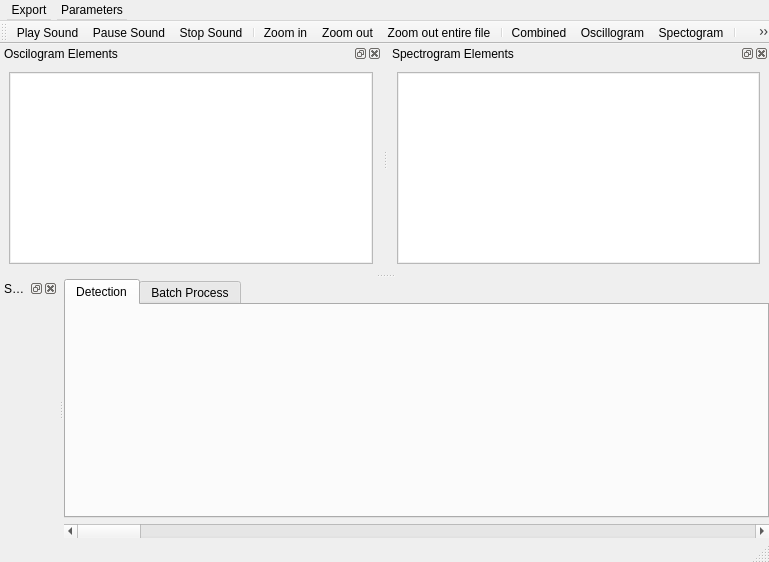
<?xml version="1.0" encoding="UTF-8"?>
<ui version="4.0">
 <class>MainWindow</class>
 <widget class="QMainWindow" name="MainWindow">
  <property name="windowModality">
   <enum>Qt::ApplicationModal</enum>
  </property>
  <property name="geometry">
   <rect>
    <x>0</x>
    <y>0</y>
    <width>769</width>
    <height>562</height>
   </rect>
  </property>
  <property name="sizePolicy">
   <sizepolicy hsizetype="Expanding" vsizetype="Expanding">
    <horstretch>0</horstretch>
    <verstretch>0</verstretch>
   </sizepolicy>
  </property>
  <property name="windowTitle">
   <string>Duetto Sound Lab</string>
  </property>
  <property name="autoFillBackground">
   <bool>false</bool>
  </property>
  <property name="styleSheet">
   <string notr="true">font: 10pt &quot;Arial&quot;;
color: rgb(0, 0, 0);
padding:1%;</string>
  </property>
  <widget class="QWidget" name="centralwidget">
   <layout class="QVBoxLayout" name="verticalLayout_2">
    <property name="sizeConstraint">
     <enum>QLayout::SetDefaultConstraint</enum>
    </property>
    <property name="margin">
     <number>0</number>
    </property>
    <item>
     <widget class="QTabWidget" name="tabwidget">
      <property name="styleSheet">
       <string notr="true"/>
      </property>
      <property name="tabShape">
       <enum>QTabWidget::Rounded</enum>
      </property>
      <property name="currentIndex">
       <number>0</number>
      </property>
      <property name="elideMode">
       <enum>Qt::ElideNone</enum>
      </property>
      <property name="usesScrollButtons">
       <bool>true</bool>
      </property>
      <property name="tabsClosable">
       <bool>false</bool>
      </property>
      <property name="movable">
       <bool>true</bool>
      </property>
      <widget class="QWidget" name="tab">
       <attribute name="title">
        <string>Detection</string>
       </attribute>
       <layout class="QGridLayout" name="gridLayout">
        <item row="0" column="0">
         <widget class="QSignalVisualizerWidget" name="widget" native="true"/>
        </item>
       </layout>
      </widget>
      <widget class="QWidget" name="tab_2">
       <attribute name="title">
        <string>Batch Process</string>
       </attribute>
       <layout class="QGridLayout" name="gridLayout_4">
        <item row="3" column="0">
         <widget class="QListWidget" name="listwidgetProgress">
          <property name="styleSheet">
           <string notr="true">background-color: rgb(217, 217, 217);</string>
          </property>
         </widget>
        </item>
        <item row="0" column="1">
         <widget class="QPushButton" name="pushButtonInputFolder">
          <property name="text">
           <string>Explore</string>
          </property>
          <property name="flat">
           <bool>false</bool>
          </property>
         </widget>
        </item>
        <item row="4" column="0">
         <widget class="QProgressBar" name="progressBarProcesed">
          <property name="value">
           <number>0</number>
          </property>
         </widget>
        </item>
        <item row="1" column="0">
         <widget class="QLineEdit" name="lineEditOutputFolder">
          <property name="text">
           <string>Select the folder of output file meditions</string>
          </property>
         </widget>
        </item>
        <item row="0" column="2">
         <widget class="QPushButton" name="pushButtonStart">
          <property name="text">
           <string>Process</string>
          </property>
         </widget>
        </item>
        <item row="0" column="0">
         <widget class="QLineEdit" name="lineeditFilePath">
          <property name="text">
           <string>Select the folder of input audio files</string>
          </property>
         </widget>
        </item>
        <item row="1" column="1">
         <widget class="QPushButton" name="pushButtonOutputFolder">
          <property name="text">
           <string>Explore</string>
          </property>
         </widget>
        </item>
        <item row="1" column="2">
         <widget class="QCheckBox" name="cbxSingleFile">
          <property name="text">
           <string>Single File</string>
          </property>
         </widget>
        </item>
       </layout>
      </widget>
     </widget>
    </item>
    <item>
     <widget class="QScrollBar" name="horizontalScrollBar">
      <property name="orientation">
       <enum>Qt::Horizontal</enum>
      </property>
     </widget>
    </item>
   </layout>
  </widget>
  <widget class="QStatusBar" name="statusbar"/>
  <widget class="QToolBar" name="toolBar">
   <property name="maximumSize">
    <size>
     <width>16777215</width>
     <height>16777201</height>
    </size>
   </property>
   <property name="windowTitle">
    <string>toolBar</string>
   </property>
   <property name="styleSheet">
    <string notr="true"/>
   </property>
   <property name="iconSize">
    <size>
     <width>20</width>
     <height>20</height>
    </size>
   </property>
   <attribute name="toolBarArea">
    <enum>TopToolBarArea</enum>
   </attribute>
   <attribute name="toolBarBreak">
    <bool>false</bool>
   </attribute>
   <addaction name="actionPlay_Sound"/>
   <addaction name="actionPause_Sound"/>
   <addaction name="actionStop_Sound"/>
   <addaction name="separator"/>
   <addaction name="actionZoomIn"/>
   <addaction name="actionZoom_out"/>
   <addaction name="actionZoom_out_entire_file"/>
   <addaction name="separator"/>
   <addaction name="actionCombined"/>
   <addaction name="actionOscilogram"/>
   <addaction name="actionSpectogram"/>
   <addaction name="separator"/>
   <addaction name="actionSettings"/>
   <addaction name="actionDetection"/>
   <addaction name="actionSelect_all"/>
  </widget>
  <widget class="QDockWidget" name="dockWidgetParameterTableOscilogram">
   <property name="windowTitle">
    <string>Oscilogram Elements</string>
   </property>
   <attribute name="dockWidgetArea">
    <number>4</number>
   </attribute>
   <widget class="QWidget" name="dockWidgetContents">
    <layout class="QVBoxLayout" name="verticalLayout_3">
     <item>
      <widget class="QTableWidget" name="tableParameterOscilogram">
       <property name="toolTip">
        <string>Oscilogram elements  meditions</string>
       </property>
      </widget>
     </item>
    </layout>
   </widget>
  </widget>
  <widget class="QDockWidget" name="dockWidgetParameterTableSpectrogram">
   <property name="windowTitle">
    <string>Spectrogram Elements</string>
   </property>
   <attribute name="dockWidgetArea">
    <number>4</number>
   </attribute>
   <widget class="QWidget" name="dockWidgetContents_2">
    <layout class="QVBoxLayout" name="verticalLayout">
     <item>
      <widget class="QTableWidget" name="tableParameterSpectrogram">
       <property name="toolTip">
        <string>Spectrogram elements meditions</string>
       </property>
      </widget>
     </item>
    </layout>
   </widget>
  </widget>
  <widget class="QDockWidget" name="dock_settings">
   <property name="windowTitle">
    <string>Settings</string>
   </property>
   <attribute name="dockWidgetArea">
    <number>1</number>
   </attribute>
   <widget class="QWidget" name="dockWidgetContents_5">
    <layout class="QGridLayout" name="gridLayout_2">
     <item row="0" column="0">
      <widget class="QWidget" name="osc_settings_contents" native="true"/>
     </item>
    </layout>
   </widget>
  </widget>
  <widget class="QMenuBar" name="menuBar">
   <property name="geometry">
    <rect>
     <x>0</x>
     <y>0</y>
     <width>769</width>
     <height>24</height>
    </rect>
   </property>
   <widget class="QMenu" name="menuExport">
    <property name="title">
     <string>Export</string>
    </property>
    <addaction name="actionExcel_File"/>
   </widget>
   <widget class="QMenu" name="menuParameters">
    <property name="title">
     <string>Parameters</string>
    </property>
    <addaction name="actionView_Parameters"/>
    <addaction name="actionParameters_Measurement"/>
    <addaction name="actionClear_Meditions"/>
    <addaction name="actionView_Threshold"/>
   </widget>
   <addaction name="menuExport"/>
   <addaction name="menuParameters"/>
  </widget>
  <action name="actionZoomIn">
   <property name="icon">
    <iconset resource="resources/icons.qrc">
     <normaloff>:/myappicons/zoomin_26x26.png</normaloff>:/myappicons/zoomin_26x26.png</iconset>
   </property>
   <property name="text">
    <string>Zoom in</string>
   </property>
   <property name="shortcut">
    <string>+</string>
   </property>
  </action>
  <action name="actionZoom_out">
   <property name="icon">
    <iconset resource="resources/icons.qrc">
     <normaloff>:/myappicons/zoomout_26x26.png</normaloff>:/myappicons/zoomout_26x26.png</iconset>
   </property>
   <property name="text">
    <string>Zoom out</string>
   </property>
   <property name="shortcut">
    <string>-</string>
   </property>
  </action>
  <action name="actionSelect_all">
   <property name="text">
    <string>Select all</string>
   </property>
  </action>
  <action name="actionSpectogram">
   <property name="icon">
    <iconset resource="resources/icons.qrc">
     <normaloff>:/myappicons/spec.ico</normaloff>:/myappicons/spec.ico</iconset>
   </property>
   <property name="text">
    <string>Spectogram</string>
   </property>
  </action>
  <action name="actionOscilogram">
   <property name="enabled">
    <bool>true</bool>
   </property>
   <property name="icon">
    <iconset resource="resources/icons.qrc">
     <normaloff>:/myappicons/osc.ico</normaloff>:/myappicons/osc.ico</iconset>
   </property>
   <property name="text">
    <string>Oscillogram</string>
   </property>
   <property name="visible">
    <bool>true</bool>
   </property>
  </action>
  <action name="actionCombined">
   <property name="icon">
    <iconset resource="resources/icons.qrc">
     <normaloff>:/myappicons/combined.ico</normaloff>:/myappicons/combined.ico</iconset>
   </property>
   <property name="text">
    <string>Combined</string>
   </property>
  </action>
  <action name="actionOscillogram_Settings">
   <property name="text">
    <string>Oscillogram Settings</string>
   </property>
  </action>
  <action name="actionSpectogram_Settings">
   <property name="text">
    <string>Spectrogram Settings</string>
   </property>
  </action>
  <action name="actionPlay_Sound">
   <property name="icon">
    <iconset resource="resources/icons.qrc">
     <normaloff>:/myappicons/02049_26x26.png</normaloff>:/myappicons/02049_26x26.png</iconset>
   </property>
   <property name="text">
    <string>Play Sound</string>
   </property>
   <property name="shortcut">
    <string>Space</string>
   </property>
  </action>
  <action name="actionStop_Sound">
   <property name="icon">
    <iconset resource="resources/icons.qrc">
     <normaloff>:/myappicons/02051_26x26.png</normaloff>:/myappicons/02051_26x26.png</iconset>
   </property>
   <property name="text">
    <string>Stop Sound</string>
   </property>
  </action>
  <action name="actionPause_Sound">
   <property name="icon">
    <iconset resource="resources/icons.qrc">
     <normaloff>:/myappicons/pausa.png</normaloff>:/myappicons/pausa.png</iconset>
   </property>
   <property name="text">
    <string>Pause Sound</string>
   </property>
  </action>
  <action name="actionZoom_out_entire_file">
   <property name="icon">
    <iconset resource="resources/icons.qrc">
     <normaloff>:/myappicons/zoom_26x26.png</normaloff>:/myappicons/zoom_26x26.png</iconset>
   </property>
   <property name="text">
    <string>Zoom out entire file</string>
   </property>
  </action>
  <action name="actionCopy">
   <property name="icon">
    <iconset resource="resources/icons.qrc">
     <normaloff>:/myappicons/copy_26x26.png</normaloff>:/myappicons/copy_26x26.png</iconset>
   </property>
   <property name="text">
    <string>Copy</string>
   </property>
   <property name="shortcut">
    <string>Ctrl+C</string>
   </property>
  </action>
  <action name="actionPaste">
   <property name="icon">
    <iconset resource="resources/icons.qrc">
     <normaloff>:/myappicons/paste_26x26.png</normaloff>:/myappicons/paste_26x26.png</iconset>
   </property>
   <property name="text">
    <string>Paste</string>
   </property>
   <property name="shortcut">
    <string>Ctrl+V</string>
   </property>
  </action>
  <action name="actionCut">
   <property name="icon">
    <iconset resource="resources/icons.qrc">
     <normaloff>:/myappicons/cut_26x26.png</normaloff>:/myappicons/cut_26x26.png</iconset>
   </property>
   <property name="text">
    <string>Cut</string>
   </property>
   <property name="shortcut">
    <string>Ctrl+X</string>
   </property>
  </action>
  <action name="actionSettings">
   <property name="icon">
    <iconset resource="resources/icons.qrc">
     <normaloff>:/myappicons/LeopardVista V4 Icon 09.ico</normaloff>:/myappicons/LeopardVista V4 Icon 09.ico</iconset>
   </property>
   <property name="text">
    <string>Settings</string>
   </property>
   <property name="shortcut">
    <string>Ctrl+P</string>
   </property>
  </action>
  <action name="actionExcel_File">
   <property name="text">
    <string>To Excel</string>
   </property>
  </action>
  <action name="actionView_Parameters">
   <property name="text">
    <string>View Parameters</string>
   </property>
   <property name="shortcut">
    <string>Ctrl+Space</string>
   </property>
  </action>
  <action name="actionParameters_Measurement">
   <property name="text">
    <string>Parameters Measurement</string>
   </property>
  </action>
  <action name="actionDetection">
   <property name="text">
    <string>Detection</string>
   </property>
  </action>
  <action name="actionClear_Meditions">
   <property name="text">
    <string>Clear Meditions</string>
   </property>
  </action>
  <action name="actionView_Threshold">
   <property name="checkable">
    <bool>true</bool>
   </property>
   <property name="text">
    <string>View Threshold</string>
   </property>
  </action>
  <zorder>dockWidgetParameterTableOscilogram</zorder>
  <zorder>dockWidgetParameterTableSpectrogram</zorder>
  <zorder>dock_settings</zorder>
 </widget>
 <customwidgets>
  <customwidget>
   <class>QSignalVisualizerWidget</class>
   <extends>QWidget</extends>
   <header>Graphic_Interface.Widgets.QSignalVisualizerWidget</header>
   <container>1</container>
  </customwidget>
 </customwidgets>
 <resources>
  <include location="resources/icons.qrc"/>
 </resources>
 <connections>
  <connection>
   <sender>pushButtonInputFolder</sender>
   <signal>clicked()</signal>
   <receiver>MainWindow</receiver>
   <slot>selectInputFolder()</slot>
   <hints>
    <hint type="sourcelabel">
     <x>666</x>
     <y>350</y>
    </hint>
    <hint type="destinationlabel">
     <x>442</x>
     <y>-19</y>
    </hint>
   </hints>
  </connection>
  <connection>
   <sender>pushButtonOutputFolder</sender>
   <signal>clicked()</signal>
   <receiver>MainWindow</receiver>
   <slot>selectOutputFolder()</slot>
   <hints>
    <hint type="sourcelabel">
     <x>666</x>
     <y>378</y>
    </hint>
    <hint type="destinationlabel">
     <x>595</x>
     <y>-10</y>
    </hint>
   </hints>
  </connection>
  <connection>
   <sender>pushButtonStart</sender>
   <signal>clicked()</signal>
   <receiver>MainWindow</receiver>
   <slot>startBatchProcess()</slot>
   <hints>
    <hint type="sourcelabel">
     <x>754</x>
     <y>350</y>
    </hint>
    <hint type="destinationlabel">
     <x>681</x>
     <y>-19</y>
    </hint>
   </hints>
  </connection>
  <connection>
   <sender>actionView_Threshold</sender>
   <signal>triggered(bool)</signal>
   <receiver>MainWindow</receiver>
   <slot>setVisibleThreshold()</slot>
   <hints>
    <hint type="sourcelabel">
     <x>-1</x>
     <y>-1</y>
    </hint>
    <hint type="destinationlabel">
     <x>384</x>
     <y>280</y>
    </hint>
   </hints>
  </connection>
 </connections>
 <slots>
  <slot>selectInputFolder()</slot>
  <slot>selectOutputFolder()</slot>
  <slot>startBatchProcess()</slot>
  <slot>setVisibleThreshold()</slot>
 </slots>
</ui>
